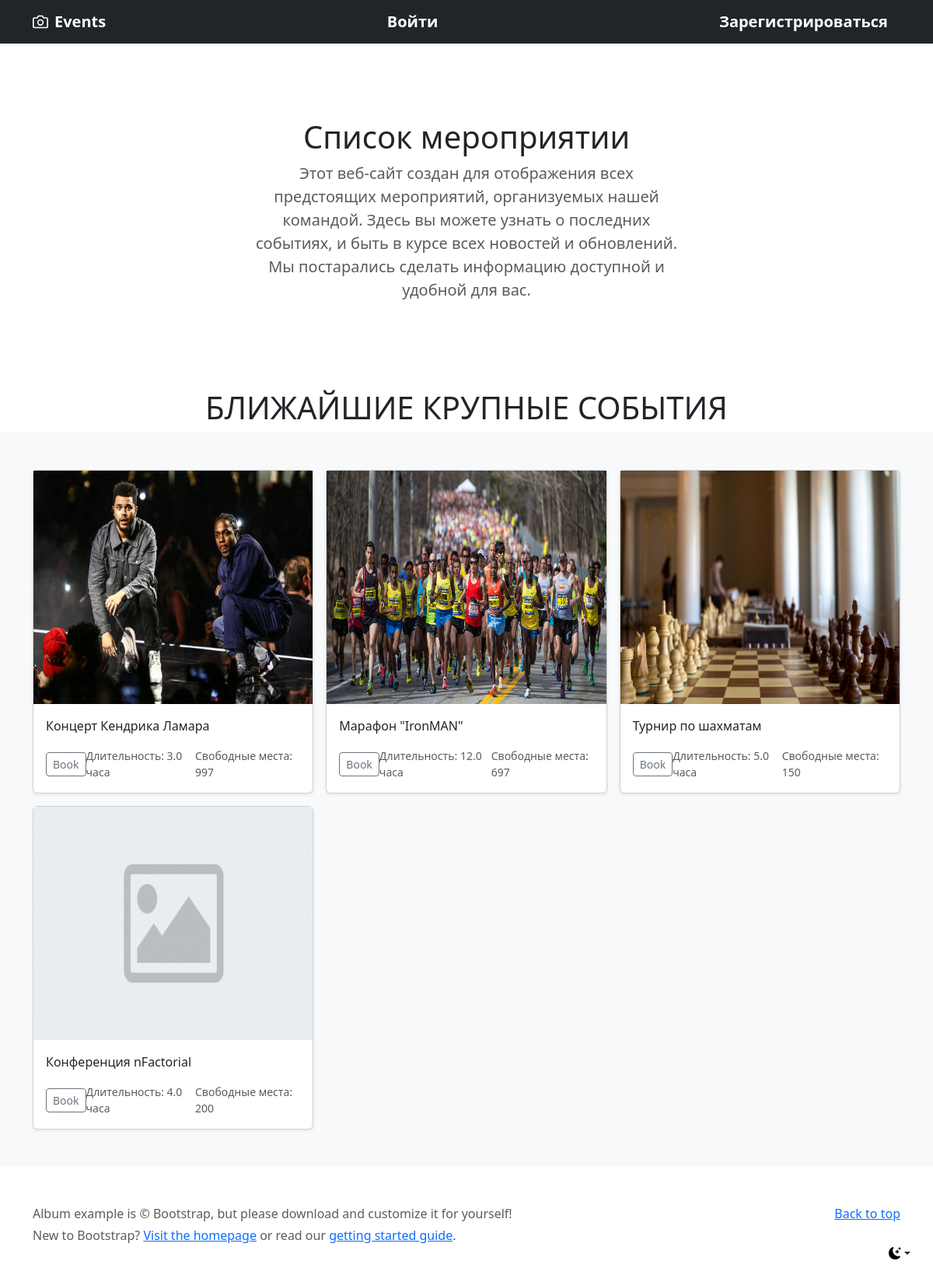
The page / on the database its author committed.
### main/models.py (models this page shows, shortened)
class Event(models.Model):
    title = models.CharField(verbose_name="Название мероприятия", max_length=255)
    organizer = models.CharField(verbose_name="Организаторы", max_length=255, default="Организация")
    description = models.TextField(verbose_name="Описание мероприятия")
    event_time = models.TimeField(default=datetime.time(12, 0))
    event_date = models.DateField(default=datetime.date.today)
    duration = models.FloatField(verbose_name="Продолжительность(в часах)")
    city = models.CharField(verbose_name="Город", max_length=255)
    location = models.CharField(verbose_name="Место проведения", max_length=255)
    seats_amount = models.IntegerField(verbose_name="Количество мест")
    event_type = models.ForeignKey(CategoryEvent, on_delete=models.PROTECT)
    available_seats = models.IntegerField(verbose_name="Доступное количество мест")
    photo = models.ImageField(upload_to='uploads/', default='uploads/default.png')

### main/views.py (the view)
# urls.py: path('', views.main_events, name='main'),
def main_events(request):
    events = Event.objects.all()
    return render(request, 'main/main.html', {'events': events})

### main/templates/main/main.html (shortened to what this page needs)
<!DOCTYPE html>
{% load static %}
<html lang="en">
<head>
    <link rel="stylesheet" href="https://cdn.jsdelivr.net/npm/bootstrap@5.3.2/dist/css/bootstrap.min.css">
</head>
<body>
    <div class="dropdown position-fixed bottom-0 end-0 mb-3 me-3 bd-mode-toggle">
      <button class="btn btn-bd-primary py-2 dropdown-toggle d-flex align-items-center" id="bd-theme" type="button" aria-expanded="false" data-bs-toggle="dropdown" aria-label="Toggle theme (dark)">
        <svg class="bi my-1 theme-icon-active" width="1em" height="1em"><use href="#moon-stars-fill"></use></svg>
      </button>
    </div>
<header data-bs-theme="dark">
  <div class="navbar navbar-dark bg-dark shadow-sm">
    <div class="container">
      <a href="{% url 'main:main' %}" class="navbar-brand d-flex align-items-center">
        <strong>Events</strong>
      </a>
      {% if user.is_authenticated %}
      <a href="#" class="navbar-brand d-flex align-items-center">
        <strong>{{user.username}}</strong>
      </a>
       <a href="{% url 'booking:my_events' %}" class="navbar-brand d-flex align-items-center">
        <strong>Мои мероприятия</strong>
      </a>
      <a href="{% url 'user_auth:user_logout'%}" class="navbar-brand d-flex align-items-center">
        <strong>Выйти</strong>
      </a>
          {% if user.username == 'admin'%}
        <a href="{% url 'main:create_event' %}" class="navbar-brand d-flex align-items-center">
        <strong>УПРАВЛЯТЬ МЕРОПРИЯТИЯМИ(admin only)</strong>
      </a>
        {% endif %}
      {% else %}
      <a href="{% url 'user_auth:user_login'%}" class="navbar-brand d-flex align-items-center">
        <strong>Войти</strong>
      </a>
      <a href="{% url 'user_auth:register'%}" class="navbar-brand d-flex align-items-center">
        <strong>Зарегистрироваться</strong>
      </a>
      {% endif %}
    </div>
  </div>
</header>
    {% block content %}
<main>
  <section class="py-5 text-center container">
    <div class="row py-lg-5">
      <div class="col-lg-6 col-md-8 mx-auto">
        <h1 class="fw-light">Список мероприятии</h1>
        <p class="lead text-body-secondary">Этот веб-сайт создан для отображения всех предстоящих мероприятий, организуемых нашей командой. Здесь вы можете узнать о последних событиях, и быть в курсе всех новостей и обновлений. Мы постарались сделать информацию доступной и удобной для вас.</p>
      </div>
    </div>
  </section>
<h1 class="fw-light" align="center"><strong>БЛИЖАЙШИЕ КРУПНЫЕ СОБЫТИЯ</strong></h1>
  <div class="album py-5 bg-body-tertiary">
    <div class="container">
      <div class="row row-cols-1 row-cols-sm-2 row-cols-md-3 g-3">
          {% for event in events %}
        <div class="col"><a href="{% url 'main:event_description' event.id %}" style="text-decoration: none;">
          <div class="card shadow-sm">
              <img src="{{event.photo.url}}" width="100%" height="300px">
            <div class="card-body">
              <p class="card-text">{{event.title}}</p>
              <div class="d-flex justify-content-between align-items-center">
                <div class="btn-group">
                  <button type="button" class="btn btn-sm btn-outline-secondary">Book</button>
                </div>
                <small class="text-body-secondary">Длительность: {{event.duration}} часа</small>
                <small class="text-body-secondary">Свободные места: {{event.available_seats}}</small>
              </div>
            </div>
          </div>
          </a>
        </div>
          {% endfor %}
      </div>
    </div>
  </div>
</main>
{% endblock %}
<footer class="text-body-secondary py-5">
  <div class="container">
    <p class="float-end mb-1">
      <a href="#">Back to top</a>
    </p>
    <p class="mb-1">Album example is © Bootstrap, but please download and customize it for yourself!</p>
    <p class="mb-0">New to Bootstrap? <a href="/">Visit the homepage</a> or read our <a href="/docs/5.3/getting-started/introduction/">getting started guide</a>.</p>
  </div>
</footer>
</body>
</html>

### rows shown on the page
Event: photo (picture), title "Концерт Кендрика Ламара", duration "3.0", available_seats "997"
Event: photo (picture), title "Марафон \"IronMAN\"", duration "12.0", available_seats "697"
Event: photo (picture), title "Турнир по шахматам", duration "5.0", available_seats "150"
Event: photo (placeholder picture), title "Конференция nFactorial", duration "4.0", available_seats "200"
